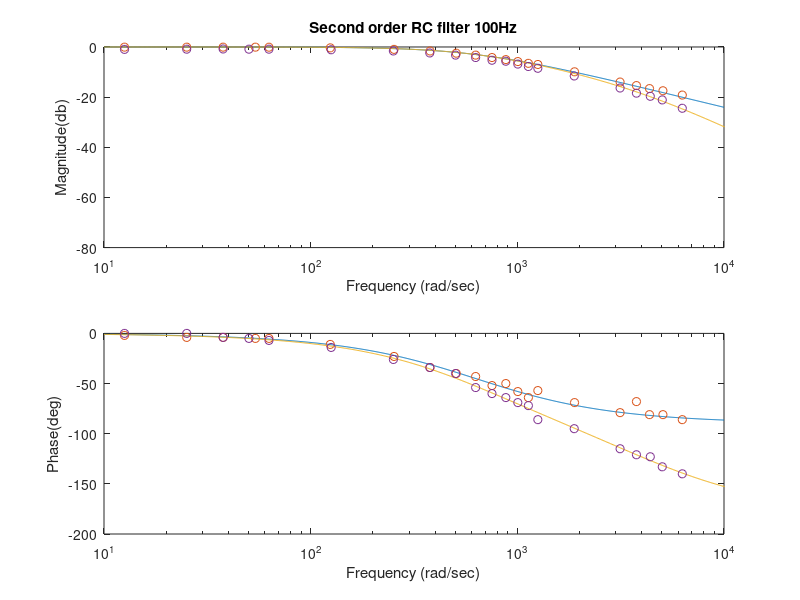

Source code (MATLAB):
clear;
clc;
close all;

%compare the 1st order and 2nd order RC filters
%define the 1st order 100Hz filter
R1 = 7.23e3;
C1 = 0.22e-6;
sys1 = tf(1,[R1*C1 1]);

%define the 2st order 100Hz filter
R2 = 8.76e3;
C2 = 68e-9;
sys2 = tf(1,[(R2*C2)^2 3*R2*C2 1]);

%Use the Bode command to calculate the theoretical magnitude, phase of the system
[mag1,phase1,w1]=bode(sys1);
% bode(sys)

% The magnitude and phase are 3 dimensional arrays from the Bode command
% and must be converted to 1 dimensional arrays using the squeeze command
magp1 = squeeze(mag1);
phasep1 = squeeze(phase1);

%Use the Bode command to calculate the theoretical magnitude, phase of the system
[mag2,phase2,w2]=bode(sys2);
% bode(sys)

% The magnitude and phase are 3 dimensional arrays from the Bode command
% and must be converted to 1 dimensional arrays using the squeeze command
magp2 = squeeze(mag2);
phasep2 = squeeze(phase2);

%read data from .dat file for the 100Hz filter
data1 = load('RC100Hz.dat');
f_data1 = data1(:, 1);
mag_data1 = data1(:, 2);
phase_data1 = data1(:, 3);
%convert frequency to angular frequency
w_data1 = f_data1*2*pi;
%offset phase data
phase_data1 = -phase_data1;

%read data from .dat file for the 2nd order 100Hz filter
data2 = load('RC100Hz_2ndOrder.dat');
f_data2 = data2(:, 1);
mag_data2 = data2(:, 2);
phase_data2 = data2(:, 3);
%convert frequency to angular frequency
w_data2 = f_data2*2*pi;
%offset phase data
phase_data2 = -phase_data2;

% Manually plot the theoretical and experimental data on the bode plot
figure
subplot(2,1,1)
semilogx(w1,20*log10(magp1),w_data1,20*log10(mag_data1),'o')
xlabel('Frequency (rad/sec)')
ylabel('Magnitude(db)')
xlim([10 10^4])
hold on
semilogx(w2,20*log10(magp2),w_data2,20*log10(mag_data2),'o')
xlim([10 10^4])
title('Second order RC filter 100Hz')
subplot(2,1,2)
semilogx(w1,phasep1,w_data1,phase_data1,'o')
xlabel('Frequency (rad/sec)')
ylabel('Phase(deg)')
hold on
semilogx(w2,phasep2,w_data2,phase_data2,'o')
xlim([10 10^4])
